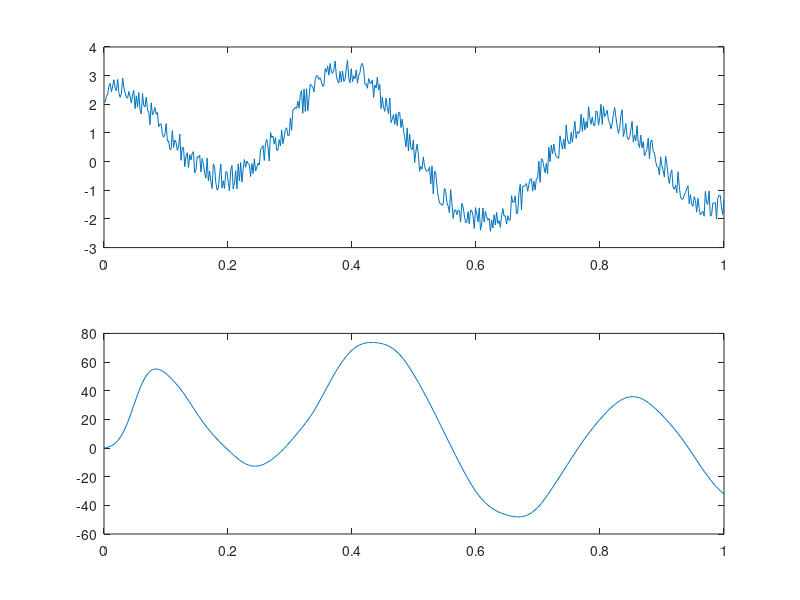

This figure's MATLAB source: (Note: this script raises an error after producing the figure.)
%% Example 1
ns = [0 1 2 3 4 5 6 7 8 9];
xs = [1 1 1 0 0 0 0 0 1 1];

% Sample of a signal
subplot(311), stem(ns,xs);

% Signal with five periods
xr = repmat(xs,1,5);
subplot(312), stem(xr);

% Fourier series coefficients
Xf = fft(xs);
subplot(313), stem(real(Xf));

%% Example 2
ns = [0 1 2 3 4 5 6 7 8 9];
xs = [1 1 1 0 0 0 0 0 1 1];

% Lowpass filter
H = [1 1 1 0 0 0 0 0 1 1];

% Get the FFT of X
Xf = fft(xs);

% Filter x using H
Yf = Xf.*H;

% Obtain x from Xf.*H
y = ifft(Yf);

% Plot solution
stem(ns,xs,'b'); hold on; stem(ns,y,'r');

%% Example 3
dt = 0.001;
t = 0:dt:2*2*pi;
x = cos(t);
subplot(211), plot(t,x);

% Obtain FFT
f = fftshift(fft(x));
N = length(f);
n = -(N-1)/2:(N-1)/2;
w = 2*pi*n/N/dt;
f = f ./ N;
subplot(212), stem(w,real(f));
axis([-10 10 -1 1]);

%% Example 4
dt = 0.001;
t = 0:dt:2.3*2*pi;
x = cos(t);
subplot(211), plot(t,x);

% Obtain FFT
f = fftshift(fft(x));
N = length(f);
n = -(N-1)/2:(N-1)/2;
w = 2*pi*n/N/dt;
f = f ./ N;
subplot(212), stem(w,real(f));
axis([-10 10 -1 1]);

%% Example 5
dt = 0.001;
t = 0:dt:10;
Nx = length(t);
x = [ones(1,floor(N/2)) zeros(1,ceil(N/2))];

% Perform the convolution x*x
y = conv(x,x);
Ny = length(y);
ty = 0:dt:dt*(Ny-1);
subplot(211), plot(ty,y);

% Perform the convolution in frequency
f = fft(x,Ny);
g = f.*f;
z = ifft(g,Ny);
tz = ty;
subplot(212), plot(tz,z);

%% Example 6
dt = 0.001;
tx = 0:dt:2*2*pi;
Nx = length(tx);
x1 = [ones(1,floor(Nx/2)) zeros(1,ceil(Nx/2))];
x2 = cos(tx);

% Time convolution
y = conv(x1,x2);
Ny = length(y);
ty = 0:dt:dt*(Ny-1);
subplot(211), plot(ty,y);

% Freq multiplication
f1 = fft(x1,Ny);
f2 = fft(x2,Ny);
g = f1.*f2;
z = ifft(g);
tz = ty;
subplot(212), plot(tz,z);

%% Example 7
len = 100;
n = 0:1:len-1;
x = zeros(1,len);
x([0:1:4]+1) = 1;

% Plot it
subplot(311), stem(n,x);

% Plot its fft
G = fft(x);
w = linspace(0,2*pi,len);
subplot(312), stem(w,G);

% Changing the number of samples
len = 20;
n = 0:1:len-1;
x = zeros(1,len);
x([0:1:4]+1) = 1;
G = fft(x);
w = linspace(0,2*pi,len);
subplot(313), stem(w,G);

%% Example 8, time shifting
len = 100;
n = 0:1:len-1;
w = linspace(0,2*pi,len);
x = (n <= 4+1);
G = fft(x);

% Time shifting
y = [zeros(1,10) x(1,1:90)]; % n0 = 10
H = fft(y);
F = exp(-1i*w*10).*G;

% Plot them
subplot(211), stem(w,H);
subplot(212), stem(w,F);

%% Example 9
len = 100;
n = 0:1:len-1;
w = linspace(0,2*pi,len);
x = (n <= 4+1);
G = fft(x);

% Frequency shiting
y = exp(-1i*pi/3*n).*x;
H = fft(y);

% Plot them
subplot(211), stem(w,G);
subplot(212), stem(w,H);

%% Example 10
wc = pi/4;
len = 100;
w = linspace(0,2*pi,len);
n = 0:1:len-1;

G = zeros(1,len);

% find the index of the cutoff frequency
wlow = max(find(w<wc));
whigh = min(find(w>(2*pi-wc)));

% set the freq-response to 1 in the proper regions
G(1:wlow) = 1;
G(whigh:end) = 1;

% Plot it
subplot(211), stem(w,G);

% Calculate the IR of the filter
x = ifft(G);

% Multiply by (-1)^n -> h_hp [n] = (-1)^n h_lp [n]
y = x.*((-1).^n);
F = fft(y);
subplot(212), stem(w,real(F));

%% Example 11
t = 0:0.0001:1;
x = sin(3*pi*t) + 2*cos(50*pi*t) + sin(100*pi*t) + sin(77*pi*t);
c = sqrt(2)*cos(2*pi*1000*t);

% Modulation
y = x.*c;

subplot(311), plot(t,x);
subplot(312), plot(t,y);

% Multiplication
r = y.*c;% + 1*randn(size(y));

% Filtering
[B,A] = butter(3,0.01);
d = filter(B,A,r);

% Plot all
subplot(313), plot(t,x,'b',t,d,'r');

%% Example 12
t = 0:0.0001:1;
x = sin(3*pi*t) + 2*cos(50*pi*t) + sin(100*pi*t) + sin(77*pi*t);
c = sqrt(2)*cos(2*pi*1000*t);

% Modulation
y = x.*c;

subplot(311), plot(t,x);
subplot(312), plot(t,y);

% Multiplication
c2 = sqrt(2)*cos(2*pi*1000*t + pi/6);
r = y.*c2;% + 1*randn(size(y));

% Filtering
[B,A] = butter(3,0.01);
d = filter(B,A,r);

% Plot all
subplot(313), plot(t,x,'b',t,d,'r');

%% Example 13
t = 0:0.0001:1;
x = sin(2*pi*t) + 2*cos(5*pi*t);
c = sqrt(2)*cos(2*pi*1000*t);
A = 5;

% Modulation
y = (A+x).*c;

% Demodulation
r = sqrt(0.5*(y.^2 + imag(hilbert(y)).^2));

% Plot
subplot(211), plot(t,r-A,'r',t,x,'b');

% increasing the mdulation index m > 1
A = 1;
y = (A+x).*c;
r = sqrt(0.5*(y.^2 + imag(hilbert(y)).^2));
subplot(212), plot(t,r-A,'r',t,x,'b');

%% Example 14
t = linspace(0,1,500);
x = sin(2*pi*t) + 2*cos(5*pi*t) + rand(size(t));
w = gausswin(50);
y = conv(x,w);

subplot(211), plot(t,x);
subplot(212), plot(t,y(1:end-numel(w)+1));


%% Example 15
I = (rgb2gray(imread('image.png')));
figure, imshow(I);

Ix = imnoise(I,'gaussian');
figure, imshow(Ix);

Iy = im2double(I);

K = @(sig,x,y) exp(-(x.^2+y.^2)/2/sig^2);
[dx,dy] = meshgrid([-2:2]);
weight = K(0.5,dx,dy)/sum(sum(K(0.5,dx,dy)));

Iy=conv2(Iy,weight,'same');
figure, imshow(mat2gray(Iy));


%% Example 16
t = linspace(0,1,500);
x = (t>=0.5) + 0.2*rand(size(t));

N = 10; sig = sqrt(2);
n = linspace(-4,4,N);
w = exp(-n.^2/2/sig^2)/sqrt(2*pi)/sig;
y = conv(x,w);

dw = -n.*w/sig^2;
dy = conv(x,dw);

subplot(311), plot(t,x);
subplot(312), plot(t,y(1:end-numel(w)+1));
subplot(313), plot(t,dy(1:end-numel(dw)+1));
